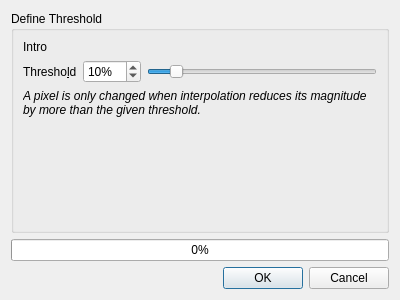
<?xml version="1.0" encoding="UTF-8"?>
<ui version="4.0">
 <author>Ulrich Heinen</author>
 <class>CorrectionDialog</class>
 <widget class="QDialog" name="CorrectionDialog">
  <property name="geometry">
   <rect>
    <x>0</x>
    <y>0</y>
    <width>400</width>
    <height>300</height>
   </rect>
  </property>
  <property name="windowTitle">
   <string>Dialog</string>
  </property>
  <layout class="QVBoxLayout" name="verticalLayout">
   <item>
    <widget class="QGroupBox" name="groupBox">
     <property name="title">
      <string>Define Threshold</string>
     </property>
     <layout class="QGridLayout" name="gridLayout">
      <item row="0" column="0" colspan="3">
       <widget class="QLabel" name="introText">
        <property name="sizePolicy">
         <sizepolicy hsizetype="MinimumExpanding" vsizetype="Preferred">
          <horstretch>0</horstretch>
          <verstretch>0</verstretch>
         </sizepolicy>
        </property>
        <property name="text">
         <string>Intro</string>
        </property>
        <property name="wordWrap">
         <bool>true</bool>
        </property>
       </widget>
      </item>
      <item row="1" column="0">
       <widget class="QLabel" name="label">
        <property name="text">
         <string>Thresho&amp;ld</string>
        </property>
        <property name="buddy">
         <cstring>thresholdSpinBox</cstring>
        </property>
       </widget>
      </item>
      <item row="1" column="1">
       <widget class="QSpinBox" name="thresholdSpinBox">
        <property name="suffix">
         <string>%</string>
        </property>
        <property name="maximum">
         <number>100</number>
        </property>
        <property name="value">
         <number>10</number>
        </property>
       </widget>
      </item>
      <item row="1" column="2">
       <widget class="QSlider" name="thresholdSlider">
        <property name="maximum">
         <number>100</number>
        </property>
        <property name="value">
         <number>10</number>
        </property>
        <property name="orientation">
         <enum>Qt::Horizontal</enum>
        </property>
        <property name="invertedAppearance">
         <bool>false</bool>
        </property>
        <property name="invertedControls">
         <bool>true</bool>
        </property>
       </widget>
      </item>
      <item row="2" column="0" colspan="3">
       <widget class="QLabel" name="label_2">
        <property name="sizePolicy">
         <sizepolicy hsizetype="MinimumExpanding" vsizetype="Expanding">
          <horstretch>0</horstretch>
          <verstretch>0</verstretch>
         </sizepolicy>
        </property>
        <property name="text">
         <string>&lt;i&gt;A pixel is only changed when interpolation reduces its magnitude by more than the given threshold.&lt;/i&gt;</string>
        </property>
        <property name="textFormat">
         <enum>Qt::AutoText</enum>
        </property>
        <property name="alignment">
         <set>Qt::AlignLeading|Qt::AlignLeft|Qt::AlignTop</set>
        </property>
        <property name="wordWrap">
         <bool>true</bool>
        </property>
       </widget>
      </item>
     </layout>
    </widget>
   </item>
   <item>
    <widget class="QProgressBar" name="progressBar">
     <property name="enabled">
      <bool>true</bool>
     </property>
     <property name="value">
      <number>0</number>
     </property>
    </widget>
   </item>
   <item>
    <widget class="QDialogButtonBox" name="buttonBox">
     <property name="orientation">
      <enum>Qt::Horizontal</enum>
     </property>
     <property name="standardButtons">
      <set>QDialogButtonBox::Cancel|QDialogButtonBox::Ok</set>
     </property>
    </widget>
   </item>
  </layout>
 </widget>
 <resources/>
 <connections>
  <connection>
   <sender>buttonBox</sender>
   <signal>accepted()</signal>
   <receiver>CorrectionDialog</receiver>
   <slot>accept()</slot>
   <hints>
    <hint type="sourcelabel">
     <x>224</x>
     <y>275</y>
    </hint>
    <hint type="destinationlabel">
     <x>157</x>
     <y>274</y>
    </hint>
   </hints>
  </connection>
  <connection>
   <sender>buttonBox</sender>
   <signal>rejected()</signal>
   <receiver>CorrectionDialog</receiver>
   <slot>reject()</slot>
   <hints>
    <hint type="sourcelabel">
     <x>292</x>
     <y>281</y>
    </hint>
    <hint type="destinationlabel">
     <x>286</x>
     <y>274</y>
    </hint>
   </hints>
  </connection>
  <connection>
   <sender>thresholdSpinBox</sender>
   <signal>valueChanged(int)</signal>
   <receiver>thresholdSlider</receiver>
   <slot>setValue(int)</slot>
   <hints>
    <hint type="sourcelabel">
     <x>102</x>
     <y>56</y>
    </hint>
    <hint type="destinationlabel">
     <x>199</x>
     <y>54</y>
    </hint>
   </hints>
  </connection>
  <connection>
   <sender>thresholdSlider</sender>
   <signal>valueChanged(int)</signal>
   <receiver>thresholdSpinBox</receiver>
   <slot>setValue(int)</slot>
   <hints>
    <hint type="sourcelabel">
     <x>261</x>
     <y>51</y>
    </hint>
    <hint type="destinationlabel">
     <x>106</x>
     <y>62</y>
    </hint>
   </hints>
  </connection>
 </connections>
</ui>
